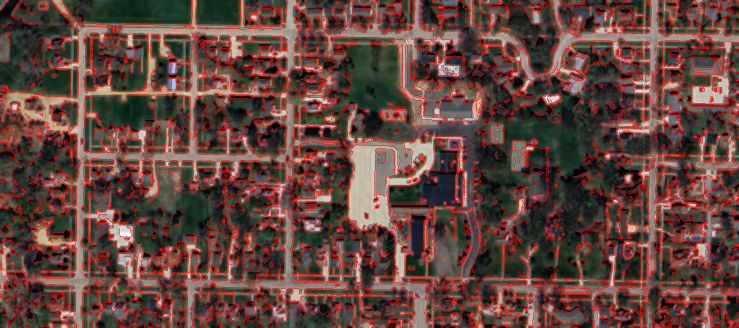
#> input picture Result/Sample 2/BMarked.png, 1478 x 656 px, given in place of sample7.png, which was not available (shown at 1/2 size)
$ jupyter execute jupyter.ipynb
#> lines starting #> are read from the running program, lines starting #| are printed output that depends on the picture; pictures that were not available may be replaced by others from this repository, and a replacement may not be noted
### RoadDetect.py
from skimage import color, io
import numpy as np
import matplotlib.pyplot as plt
import cv2 as cv

# [7 lines left out: function ToUint8, not called in this run]

def ChannelSplit(img):

    imgR= 1 * img
    imgG= 1 * img
    imgB= 1 * img

    imgR[:,:,1] = 0
    imgR[:,:,2] = 0

    imgG[:,:,0] = 0
    imgG[:,:,2] = 0

    imgB[:,:,0] = 0
    imgB[:,:,1] = 0


    return imgR, imgG, imgB

def CalMean(img):
    mean = np.mean(img)
    return mean


# [29 lines left out: function meanFilter, not called in this run]


### jupyter.ipynb
[cell 1]
#% Modules
from skimage import color, io
import numpy as np
import matplotlib.pyplot as plt
from matplotlib.image import imsave
from scipy.sparse import  spdiags
from scipy.sparse import eye as speye
from scipy.sparse import kron as spkron
import cv2 as cv

from RoadDetect import *

# from scipy.sparse.linalg import spsolve

def DisplayImage(img, num):
   plt.figure(num)
   plt.imshow(img)
   plt.axis('off')
   plt.show()
   return num+1

def SaveImg(img, name):
   newImg=np.uint8(img)
   io.imsave(name, newImg)


def ImageInput(path):
#> called with path = 'sample7.png'
   img = io.imread(path)
#> img is the input picture: shape (656, 1478, 3); mean R, G, B 99.1, 68.3, 61.4
   if (np.ndim(img)==3):
      if (img.shape[2]==4) :
         img=img[:,:,[0,1,2]]  # 4 channel image to 3 channel
      else:
         imgGray=img
         return imgGray
   return img

def ToUint8(target):
    maxVal=np.max(target)
    minVal=np.min(target)
    rng=maxVal-minVal
    newImg= 255*(target-minVal)/rng    # rescales to 0 to 255,  but still a floating point # between 0 and 255
    newImg=np.uint8(newImg);     # Converts the float to uint8
    return newImg


# =================================
# Main script
# get the image from file
figureOrder = 1

COLORCHANNEL = {
    'R': 0,
    'G': 1,
    'B': 2
}

img1 = ImageInput(path='sample7.png')  # read in image  (it is RGB)

img1 = cv.GaussianBlur(img1, (5, 5), 5)
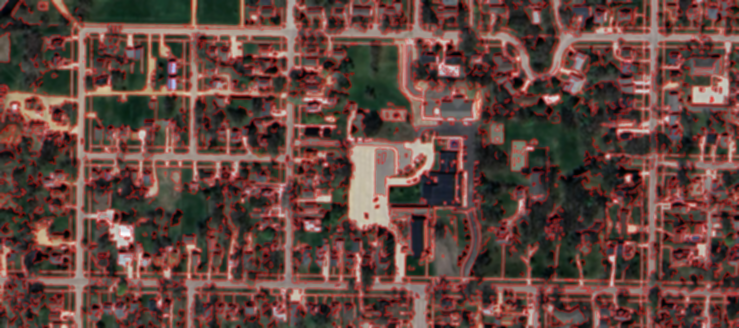
#> img1: shape (656, 1478, 3) (shown at 1/2 size); mean R, G, B 99.2, 68.3, 61.4


figureOrder = DisplayImage(img1, figureOrder)
#> figureOrder = 2

R, G, B = ChannelSplit(img1)
#> in ChannelSplit, `imgR[:,:,2] = 0`:
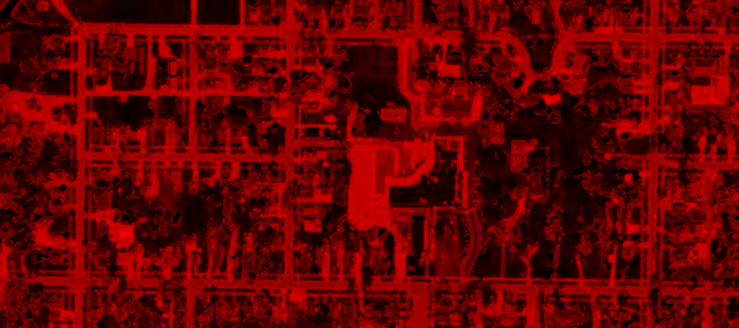
#> imgR: shape (656, 1478, 3) (shown at 1/2 size); mean R, G, B 99.2, 0, 0
#> in ChannelSplit, `imgG[:,:,0] = 0`:
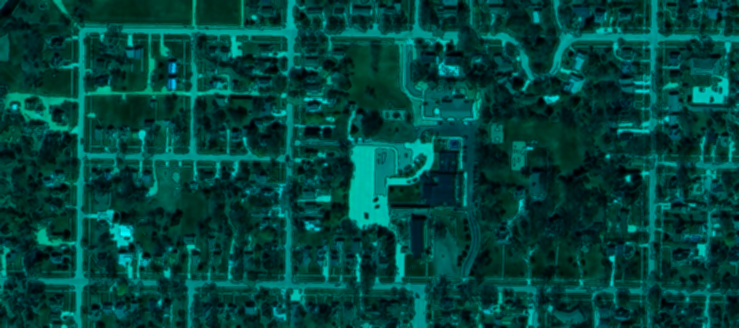
#> imgG: shape (656, 1478, 3) (shown at 1/2 size); mean R, G, B 0, 68.3, 61.4
#> in ChannelSplit, `imgG[:,:,2] = 0`:
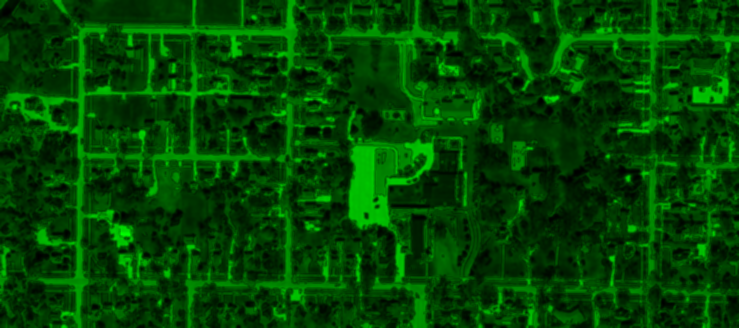
#> imgG: shape (656, 1478, 3) (shown at 1/2 size); mean R, G, B 0, 68.3, 0
#> in ChannelSplit, `imgB[:,:,1] = 0`:
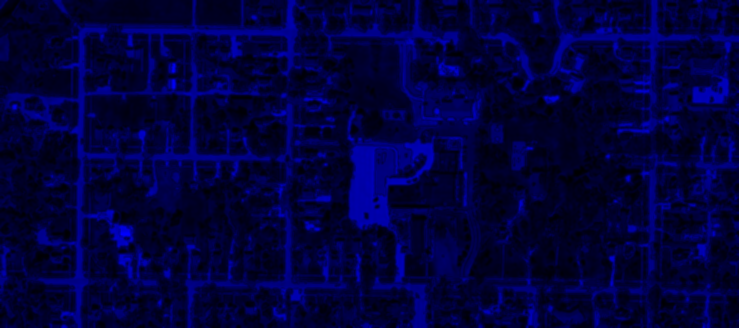
#> imgB: shape (656, 1478, 3) (shown at 1/2 size); mean R, G, B 0, 0, 61.4

#%%
RRG = R + G + R
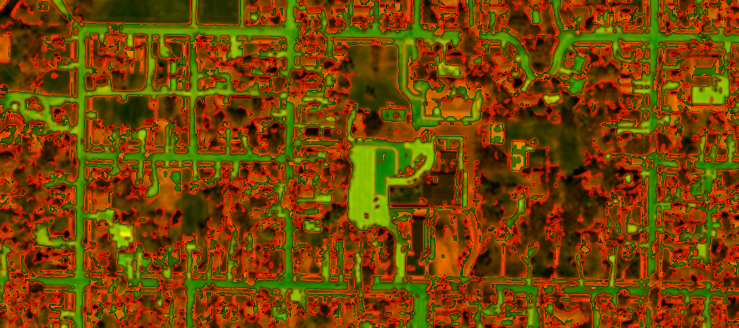
#> RRG: shape (656, 1478, 3) (shown at 1/2 size); mean R, G, B 114.9, 68.3, 0
RRB = R + B + R
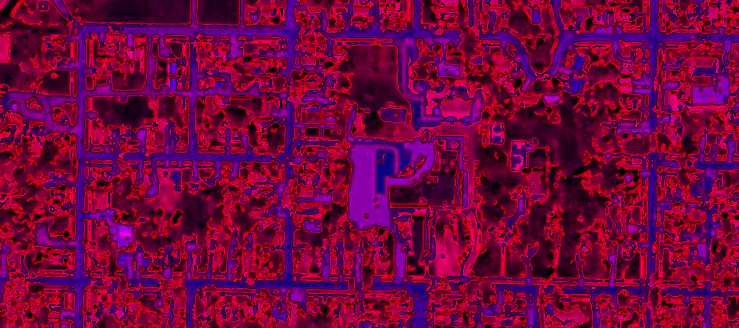
#> RRB: shape (656, 1478, 3) (shown at 1/2 size); mean R, G, B 114.9, 0, 61.4
BBR = B + R + B
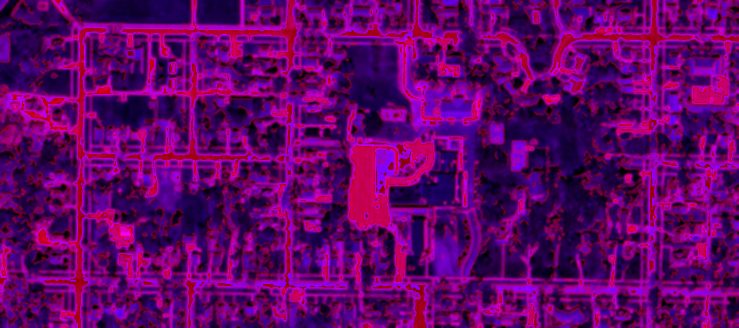
#> BBR: shape (656, 1478, 3) (shown at 1/2 size); mean R, G, B 99.2, 0, 102.7


figureOrder = DisplayImage(BBR, figureOrder)
#> figureOrder = 3
SaveImg(BBR, 'Result/BBR.png')


# RRB = ToUint8(RRB)

def ColorDrop(img, colorchannel=0, threshold=0.5):
   for i in range(img1.shape[0]):
    for j in range(img1.shape[1]):
        if img[i, j, colorchannel] > 0:
            img[i, j, colorchannel] = img[i, j, colorchannel]*threshold

def EdgeMarker(img, markedMap):
    for i in range(markedMap.shape[0]):
        for j in range(markedMap.shape[1]):
            if markedMap[i, j] > 0:
                img[i, j, 0] = 255
                img[i, j, 1] = 0
                img[i, j, 2] = 0

# ColorDrop(RRG, COLORCHANNEL['R'], 0.625)
# ColorDrop(RRB, COLORCHANNEL['B'], 0.25)

RRG_marked = RRG.copy()
RRB_marked = RRB.copy()

figureOrder = DisplayImage(RRG, figureOrder)
#> figureOrder = 4
figureOrder = DisplayImage(RRB, figureOrder)
#> figureOrder = 5

[cell 2]
RRG_marked = cv.Canny(RRG, 100, 200, 3)
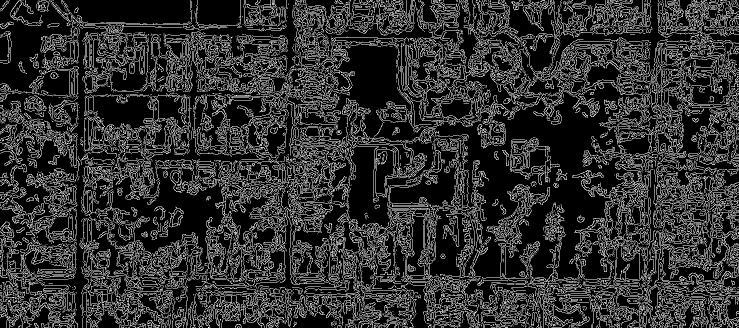
#> RRG_marked: shape (656, 1478) (shown at 1/2 size); 18.8% white in thin lines or dots
RRB_marked = cv.Canny(RRB, 100, 200, 3)
#> RRB_marked: shape (656, 1478); 18.7% white in thin lines or dots

img1_Gmarked = img1.copy()
img1_Bmarked = img1.copy()

EdgeMarker(img1_Gmarked, RRG_marked)
#> after the loop in EdgeMarker, `for i in range(markedMap.shape[0]):`:
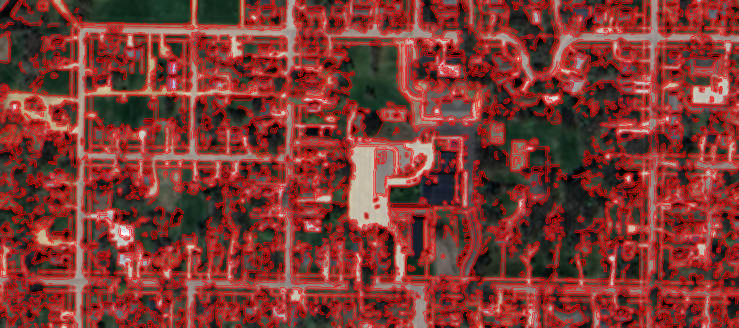
#> img: shape (656, 1478, 3) (shown at 1/2 size); mean R, G, B 125.6, 56.3, 50.5
EdgeMarker(img1_Bmarked, RRB_marked)

SaveImg(RRG, 'Result/RRG.png')
SaveImg(RRB, 'Result/RRB.png')
SaveImg(RRG_marked, 'Result/RRG_marked.png')
SaveImg(RRB_marked, 'Result/RRB_marked.png')

figureOrder = DisplayImage(RRG_marked, figureOrder)
#> figureOrder = 6
figureOrder = DisplayImage(RRB_marked, figureOrder)
#> figureOrder = 7
figureOrder = DisplayImage(img1_Gmarked, figureOrder)
#> figureOrder = 8
figureOrder = DisplayImage(img1_Bmarked, figureOrder)
#> figureOrder = 9

SaveImg(img1_Gmarked, 'Result/GMarked.png')
SaveImg(img1_Bmarked, 'Result/BMarked.png')

$ run again, on Result/Sample 2/RRB.png
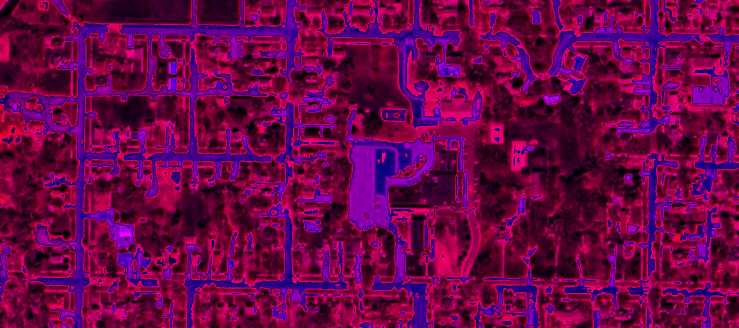
#> input picture Result/Sample 2/RRB.png, 1478 x 656 px, given in place of sample7.png, which was not available (shown at 1/2 size)
#> in ImageInput, img is the input picture: shape (656, 1478, 3); mean R, G, B 106.6, 0, 72.2
#> `figureOrder = DisplayImage(img1, figureOrder)`: figureOrder = 2
#> `figureOrder = DisplayImage(BBR, figureOrder)`: figureOrder = 3
#> `figureOrder = DisplayImage(RRG, figureOrder)`: figureOrder = 4
#> `figureOrder = DisplayImage(RRB, figureOrder)`: figureOrder = 5
#> `RRG_marked = cv.Canny(RRG, 100, 200, 3)`:
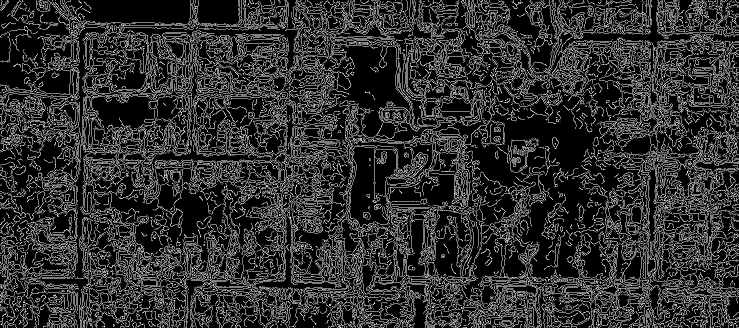
#> RRG_marked: shape (656, 1478) (shown at 1/2 size); 18.4% white in thin lines or dots
#> RRB_marked: shape (656, 1478); 18.4% white in thin lines or dots
#> after the loop in EdgeMarker, `for i in range(markedMap.shape[0]):`:
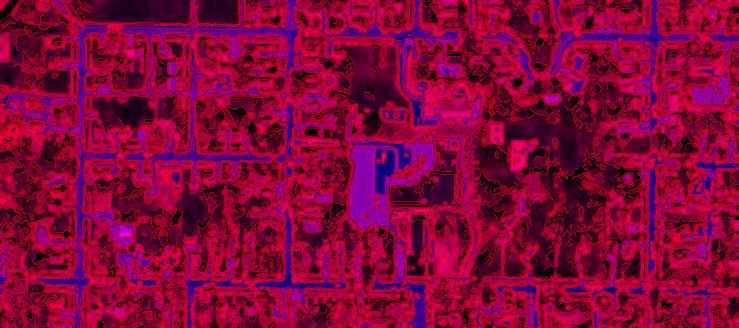
#> img: shape (656, 1478, 3) (shown at 1/2 size); mean R, G, B 131.7, 0, 57.3
#> `figureOrder = DisplayImage(RRG_marked, figureOrder)`: figureOrder = 6
#> `figureOrder = DisplayImage(RRB_marked, figureOrder)`: figureOrder = 7
#> `figureOrder = DisplayImage(img1_Gmarked, figureOrder)`: figureOrder = 8
#> `figureOrder = DisplayImage(img1_Bmarked, figureOrder)`: figureOrder = 9
